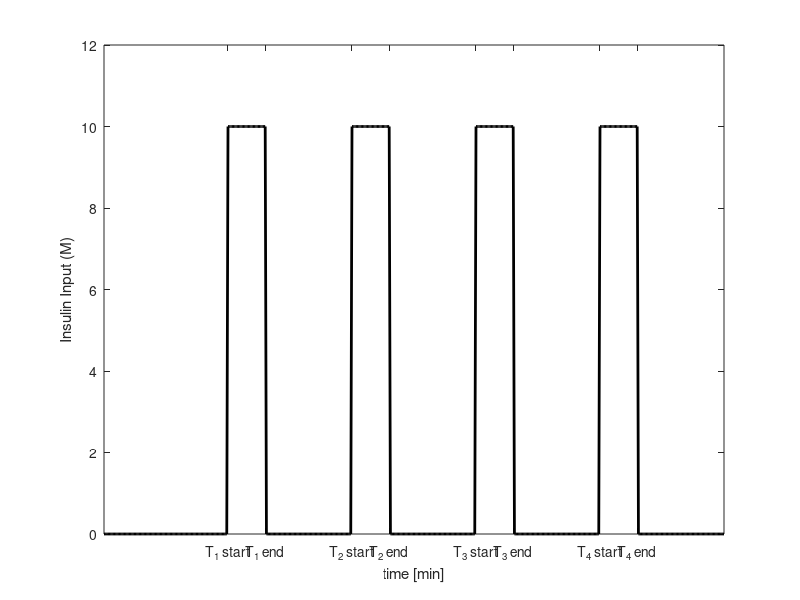
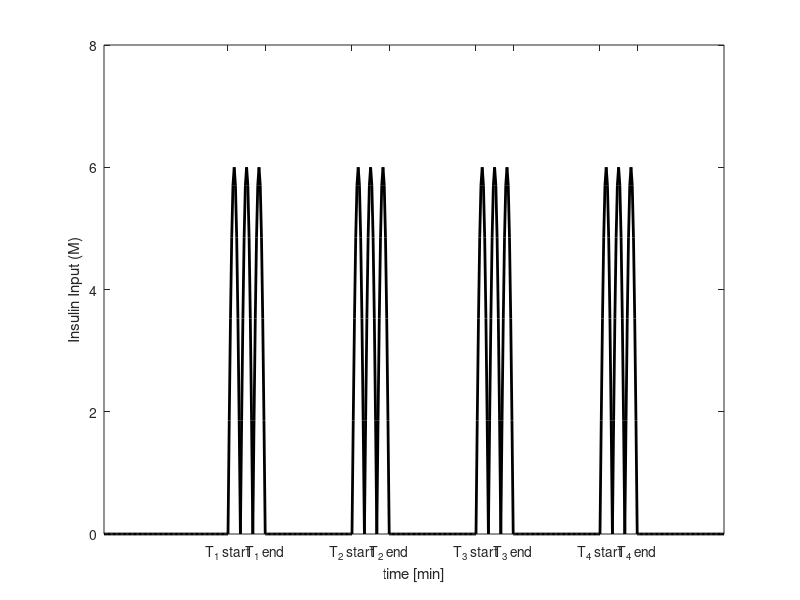

MATLAB code for these plots, in order: (Note: this script raises an error after producing the figures.)
%   Neel Tangella, tangella@usc.edu
clear; clc; close all; 


%% Square Waveform Input
tstep = 1; 
stopTime = 500;
tspan = 0:tstep:stopTime; 
perturb_val = 10; 
f = 0.05; 
A = 6; 
y_square = [];
y_sine = [];

for i = 1:size(tspan, 2)
    if (tspan(i) >= 100 && tspan(i) <= 130)
        y_square = [y_square, perturb_val]; 
    elseif (tspan(i) >= 200 && tspan(i) <= 230)
        y_square = [y_square, perturb_val]; 
    elseif (tspan(i) >= 300 && tspan(i) <= 330)
        y_square = [y_square, perturb_val]; 
    elseif (tspan(i) >= 400 && tspan(i) <= 430)
        y_square = [y_square, perturb_val]; 
    else
        y_square = [y_square, 0]; 
    end
end
figure(1); 
plot(tspan, y_square, 'LineWidth', 2, 'Color','k');
ylim([0 12]);
xlabel('time [min]');
xticks([100, 130, 200, 230, 300, 330, 400, 430])
xticklabels({'T_1 start', 'T_1 end', ...
    'T_2 start', 'T_2 end', ...
    'T_3 start', 'T_3 end', ...
    'T_4 start', 'T_4 end'})
xtickangle(45)
ylabel('Insulin Input (M)');

%% Sine Input

for i = 1:size(tspan, 2)
    if (tspan(i) >= 100 && tspan(i) <= 130)
        y_sine = [y_sine, A * abs(sin(2 * pi * f*tspan(i)))]; 
    elseif (tspan(i) >= 200 && tspan(i) <= 230)
        y_sine = [y_sine, A * abs(sin(2 * pi * f*tspan(i)))]; 
    elseif (tspan(i) >= 300 && tspan(i) <= 330)
        y_sine = [y_sine, A * abs(sin(2 * pi * f*tspan(i)))]; 
    elseif (tspan(i) >= 400 && tspan(i) <= 430)
        y_sine = [y_sine, A * abs(sin(2 * pi * f*tspan(i)))]; 
    else
        y_sine = [y_sine, 0]; 
    end
end


        
figure(2); 
plot(tspan, y_sine, 'LineWidth', 2, 'Color','k'); 
xlabel('time [min]')
xticks([100, 130, 200, 230, 300, 330, 400, 430])
xticklabels({'T_1 start', 'T_1 end', ...
    'T_2 start', 'T_2 end', ...
    'T_3 start', 'T_3 end', ...
    'T_4 start', 'T_4 end'})
xtickangle(45)
ylim([0 8]);
ylabel('Insulin Input (M)'); 

%% Dynamics


numdiffeqn = 21; 

initvalue = zeros(numdiffeqn, 1); 

initvalue(1, 1) = 9e-13; 
initvalue(5, 1) = 1e-13; 
initvalue(8, 1) = 1e-12; 
initvalue(11, 1) = 1e-13; 
initvalue(13, 1) = 0.31; 
initvalue(14, 1) = 99.4; 
initvalue(15, 1) = 0.29; 
initvalue(16, 1) = 100; 
initvalue(18, 1) = 100; 
initvalue(20, 1) = 96; 
initvalue(21, 1) = 4; 

options = odeset('RelTol',1e-13);
[tsim, results] = ode15s(@Feedback_Model_A, tspan, initvalue); 
figure(3)
plot(tsim, results, 'LineWidth', 2);
xticks([300]); 
xticklabels({'\bf Insulin Input Added'}); 
xlabel('time [min]')
xtickangle(45)
ylabel('\bf Dynamics')

